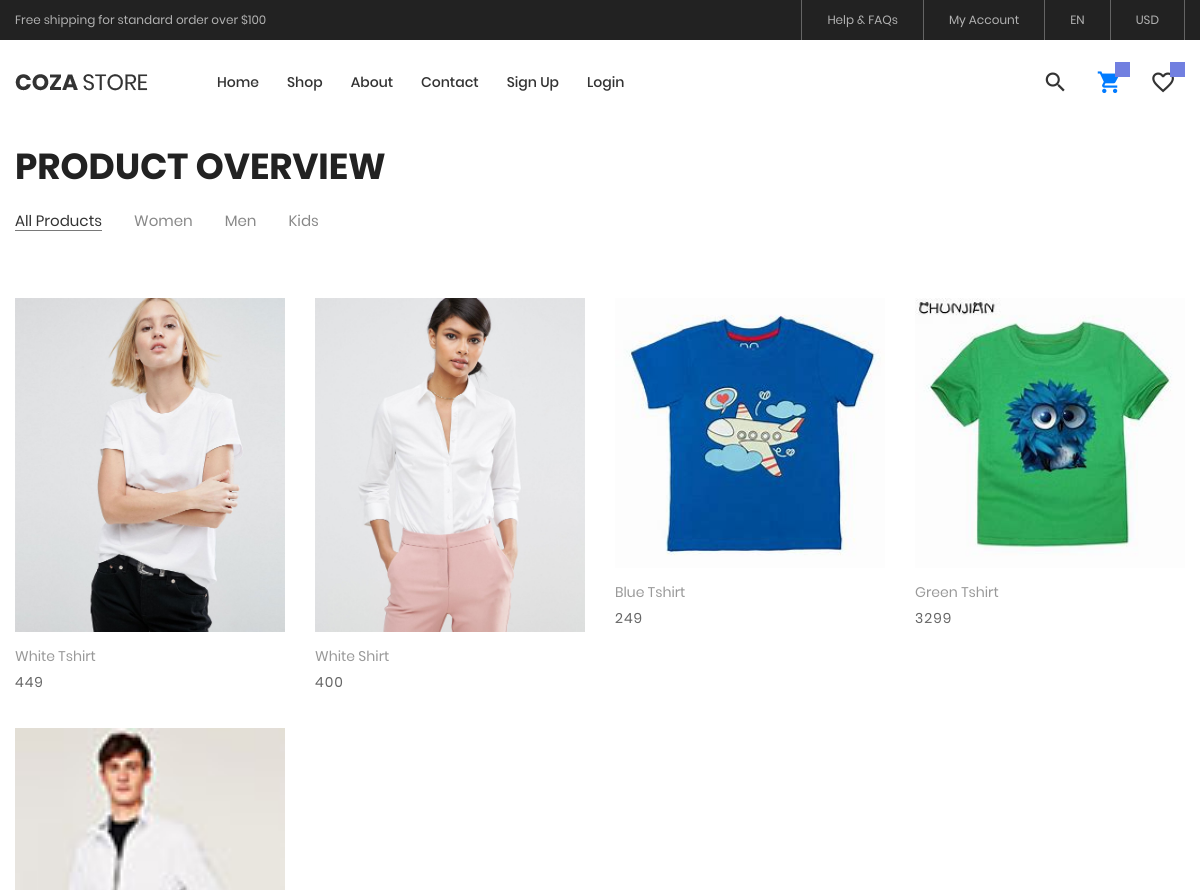
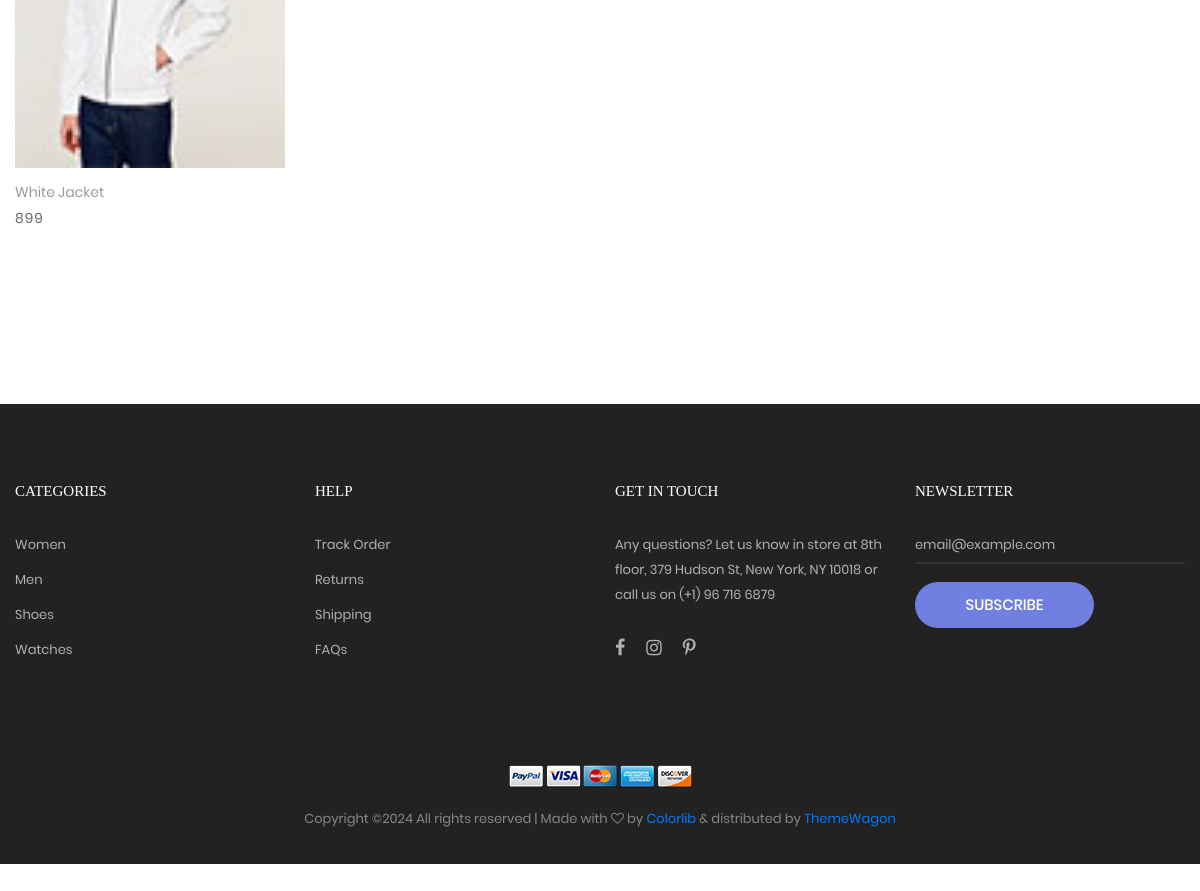
The app's page /product/ with its own data (2 pictures, top to bottom).
### myapp/models.py (models this page shows, shortened)
class Product(models.Model):
    category = (
        ("Men", "men"),
        ("Women", "Women"),
        ("Kids", "Kids"),
    )
    seller = models.ForeignKey(User, on_delete=models.CASCADE)
    product_category = models.CharField(max_length=100, choices=category)
    product_name = models.CharField(max_length=100)
    product_price = models.PositiveBigIntegerField()
    product_desc = models.TextField()
    product_image = models.ImageField(upload_to="product_image/")

### myapp/views.py (the view)
# urls.py: path('product/',views.product,name='product'),
def product(request):
	products=Product.objects.all()
	return render(request,'product.html',{'products':products})

### myapp/templates/product.html (shortened to what this page needs)
{% extends 'header.html' %}
{% load static %}
{% block content %}
<!DOCTYPE html>
<html lang="en">
<head>
</head>
<body class="animsition">
	<section class="bg0 p-t-23 p-b-140">
		<div class="container">
			<div class="p-b-10">
				<h3 class="ltext-103 cl5">
					Product Overview
				</h3>
			</div>
			<div class="flex-w flex-sb-m p-b-52">
				<div class="flex-w flex-l-m filter-tope-group m-tb-10">
					<a href="{% url 'show-product' pc='all' %}"><button class="stext-106 cl6 hov1 bor3 trans-04 m-r-32 m-tb-5 how-active1" data-filter="*">
						All Products
					</button></a>
					<a href="{% url 'show-product' pc='Women' %}"><button class="stext-106 cl6 hov1 bor3 trans-04 m-r-32 m-tb-5" data-filter=".women">
						Women
					</button>
			 		<a href="{% url 'show-product' pc='Men' %}"><button class="stext-106 cl6 hov1 bor3 trans-04 m-r-32 m-tb-5" data-filter=".men">
						Men
					</button>
					<a href="{% url 'show-product' pc='Kids' %}"><button class="stext-106 cl6 hov1 bor3 trans-04 m-r-32 m-tb-5" data-filter=".bag">
						Kids
					</button>
				</div>
			</div>
			<div class="row isotope-grid">
				{% for i in products %}
				<div class="col-sm-6 col-md-4 col-lg-3 p-b-35 isotope-item women">
					<div class="block2">
						<div class="block2-pic hov-img0">
							<img src="{{i.product_image.url}}" alt="IMG-PRODUCT">
						</div>
						<div class="block2-txt flex-w flex-t p-t-14">
							<div class="block2-txt-child1 flex-col-l ">
								<a href="product-detail.html" class="stext-104 cl4 hov-cl1 trans-04 js-name-b2 p-b-6">
									{{i.product_name}}
								</a>
								<span class="stext-105 cl3">
									{{i.product_price}}
								</span>
							</div>
						</div>
					</div>
				</div>
				{% endfor %}
			</div>
		</div>
	</section>
</body>
</html>
{% endblock %}

### myapp/templates/header.html (shortened to what this page needs)
{% load static %}
<!DOCTYPE html>
<html lang="en">
<head>
	<link rel="stylesheet" type="text/css" href="{% static 'vendor/bootstrap/css/bootstrap.min.css' %}">
	<link rel="stylesheet" type="text/css" href="{% static 'fonts/font-awesome-4.7.0/css/font-awesome.min.css' %}">
	<link rel="stylesheet" type="text/css" href="{% static 'fonts/iconic/css/material-design-iconic-font.min.css' %}">
	<link rel="stylesheet" type="text/css" href="{% static 'fonts/linearicons-v1.0.0/icon-font.min.css' %}">
	<link rel="stylesheet" type="text/css" href="{% static 'vendor/animate/animate.css' %}">
	<link rel="stylesheet" type="text/css" href="{% static 'vendor/css-hamburgers/hamburgers.min.css' %}">
	<link rel="stylesheet" type="text/css" href="{% static 'vendor/animsition/css/animsition.min.css' %}">
	<link rel="stylesheet" type="text/css" href="{% static 'vendor/select2/select2.min.css' %}">
	<link rel="stylesheet" type="text/css" href="{% static 'vendor/daterangepicker/daterangepicker.css' %}">
	<link rel="stylesheet" type="text/css" href="{% static 'vendor/slick/slick.css' %}">
	<link rel="stylesheet" type="text/css" href="{% static 'vendor/MagnificPopup/magnific-popup.css' %}">
	<link rel="stylesheet" type="text/css" href="{% static 'vendor/perfect-scrollbar/perfect-scrollbar.css' %}">
	<link rel="stylesheet" type="text/css" href="{% static 'css/util.css' %}">
	<link rel="stylesheet" type="text/css" href="{% static 'css/main.css' %}">
</head>
<body>
	<header class="header-v4">
		<div class="container-menu-desktop">
			<div class="top-bar">
				<div class="content-topbar flex-sb-m h-full container">
					<div class="left-top-bar">
						Free shipping for standard order over $100
					</div>
					<div class="right-top-bar flex-w h-full">
						<a href="#" class="flex-c-m trans-04 p-lr-25">
							Help & FAQs
						</a>
						<a href="#" class="flex-c-m trans-04 p-lr-25">
							My Account
						</a>
						<a href="#" class="flex-c-m trans-04 p-lr-25">
							EN
						</a>
						<a href="#" class="flex-c-m trans-04 p-lr-25">
							USD
						</a>
					</div>
				</div>
			</div>
			<div class="wrap-menu-desktop">
				<nav class="limiter-menu-desktop container">
					<a href="/" class="logo">
						<img src="{% static 'images/icons/logo-01.png' %}" alt="IMG-LOGO">
					</a>
					<div class="menu-desktop">
						<ul class="main-menu">
							<li>
								<a href="/">Home</a>
							</li>
							<li>
								<a href="{% url 'product' %}">Shop</a>
							</li>
							<li>
								<a href="{% url 'about' %}">About</a>
							</li>
							<li>
								<a href="{% url 'contact' %}">Contact</a>
							</li>
							{% if request.session.email %}
								<li>
									<a href="{% url 'change-password' %}">Change Password</a>
								</li>
								<li>
									<a href="{% url 'myorder' %}">My Order</a>
								</li>
								<li>
									<a href="{% url 'logout' %}">Logout({{request.session.fname}})</a>
								</li>
								<li>
									<a href="{% url 'profile' %}">
										<img src="{{request.session.profile_picture}}" style="width:50px;height: 50px;border-radius: 50%;">
									</a>
								</li>
							{% else %}
								<li>
									<a href="{% url 'signup' %}">Sign Up</a>
								</li>
								<li>
									<a href="{% url 'login' %}">Login</a>
								</li>
							{% endif %}
						</ul>
					</div>
					<div class="wrap-icon-header flex-w flex-r-m">
						<div class="icon-header-item cl2 hov-cl1 trans-04 p-l-22 p-r-11 js-show-modal-search">
							<i class="zmdi zmdi-search"></i>
						</div>
						<div class="icon-header-item cl2 hov-cl1 trans-04 p-l-22 p-r-11 icon-header-noti js-show-cart" data-notify="{{request.session.cart_count}}">
							<a href="{% url 'cart' %}" ><i class="zmdi zmdi-shopping-cart"></i></a>
						</div>
						<a href="{% url 'wishlist' %}" class="dis-block icon-header-item cl2 hov-cl1 trans-04 p-l-22 p-r-11 icon-header-noti" data-notify="{{request.session.wishlist_count}}">
							<i class="zmdi zmdi-favorite-outline"></i>
						</a>
					</div>
				</nav>
			</div>
		</div>
	</header>
	{% block content %}
	{% endblock %}
	<footer class="bg3 p-t-75 p-b-32">
		<div class="container">
			<div class="row">
				<div class="col-sm-6 col-lg-3 p-b-50">
					<h4 class="stext-301 cl0 p-b-30">
						Categories
					</h4>
					<ul>
						<li class="p-b-10">
							<a href="#" class="stext-107 cl7 hov-cl1 trans-04">
								Women
							</a>
						</li>
						<li class="p-b-10">
							<a href="#" class="stext-107 cl7 hov-cl1 trans-04">
								Men
							</a>
						</li>
						<li class="p-b-10">
							<a href="#" class="stext-107 cl7 hov-cl1 trans-04">
								Shoes
							</a>
						</li>
						<li class="p-b-10">
							<a href="#" class="stext-107 cl7 hov-cl1 trans-04">
								Watches
							</a>
						</li>
					</ul>
				</div>
				<div class="col-sm-6 col-lg-3 p-b-50">
					<h4 class="stext-301 cl0 p-b-30">
						Help
					</h4>
					<ul>
						<li class="p-b-10">
							<a href="#" class="stext-107 cl7 hov-cl1 trans-04">
								Track Order
							</a>
						</li>
						<li class="p-b-10">
							<a href="#" class="stext-107 cl7 hov-cl1 trans-04">
								Returns
							</a>
						</li>
						<li class="p-b-10">
							<a href="#" class="stext-107 cl7 hov-cl1 trans-04">
								Shipping
							</a>
						</li>
						<li class="p-b-10">
							<a href="#" class="stext-107 cl7 hov-cl1 trans-04">
								FAQs
							</a>
						</li>
					</ul>
				</div>
				<div class="col-sm-6 col-lg-3 p-b-50">
					<h4 class="stext-301 cl0 p-b-30">
						GET IN TOUCH
					</h4>
					<p class="stext-107 cl7 size-201">
						Any questions? Let us know in store at 8th floor, 379 Hudson St, New York, NY 10018 or call us on (+1) 96 716 6879
					</p>
					<div class="p-t-27">
						<a href="#" class="fs-18 cl7 hov-cl1 trans-04 m-r-16">
							<i class="fa fa-facebook"></i>
						</a>
						<a href="#" class="fs-18 cl7 hov-cl1 trans-04 m-r-16">
							<i class="fa fa-instagram"></i>
						</a>
						<a href="#" class="fs-18 cl7 hov-cl1 trans-04 m-r-16">
							<i class="fa fa-pinterest-p"></i>
						</a>
					</div>
				</div>
				<div class="col-sm-6 col-lg-3 p-b-50">
					<h4 class="stext-301 cl0 p-b-30">
						Newsletter
					</h4>
					<form>
						<div class="wrap-input1 w-full p-b-4">
							<input class="input1 bg-none plh1 stext-107 cl7" type="text" name="email" placeholder="email@example.com">
						</div>
						<div class="p-t-18">
							<button class="flex-c-m stext-101 cl0 size-103 bg1 bor1 hov-btn2 p-lr-15 trans-04">
								Subscribe
							</button>
						</div>
					</form>
				</div>
			</div>
			<div class="p-t-40">
				<div class="flex-c-m flex-w p-b-18">
					<a href="#" class="m-all-1">
						<img src="{% static 'images/icons/icon-pay-01.png' %}" alt="ICON-PAY">
					</a>
					<a href="#" class="m-all-1">
						<img src="{% static 'images/icons/icon-pay-02.png' %}" alt="ICON-PAY">
					</a>
					<a href="#" class="m-all-1">
						<img src="{% static 'images/icons/icon-pay-03.png' %}" alt="ICON-PAY">
					</a>
					<a href="#" class="m-all-1">
						<img src="{% static 'images/icons/icon-pay-04.png' %}" alt="ICON-PAY">
					</a>
					<a href="#" class="m-all-1">
						<img src="{% static 'images/icons/icon-pay-05.png' %}" alt="ICON-PAY">
					</a>
				</div>
				<p class="stext-107 cl6 txt-center">
Copyright &copy;<script>document.write(new Date().getFullYear());</script> All rights reserved | Made with <i class="fa fa-heart-o" aria-hidden="true"></i> by <a href="https://colorlib.com" target="_blank">Colorlib</a> &amp; distributed by <a href="https://themewagon.com" target="_blank">ThemeWagon</a>
				</p>
			</div>
		</div>
	</footer>
</body>
</html>

### myapp/static/css/main.css (style rules this page uses)
.container { max-width: 1380px; }
@media (max-width: 1600px) { .container { max-width: 1200px; } }
.container-menu-desktop { height: auto; width: 100%; position: relative; -webkit-transition: all 0.3s; -o-transition: all 0.3s; -moz-transition: all 0.3s; transition: all 0.3s; }
.header-v4 .container-menu-desktop { height: 124px; }
.top-bar { height: 40px; background-color: #222; }
.left-top-bar { font-family: Poppins-Regular; font-size: 12px; line-height: 1.8; color: #b2b2b2; }
.right-top-bar a { font-family: Poppins-Regular; font-size: 12px; line-height: 1.8; height: 100%; color: #b2b2b2; border-right: 1px solid rgba(255,255,255,0.3); }
.right-top-bar a:first-child { border-left: 1px solid rgba(255,255,255,0.3); }
.wrap-menu-desktop { position: fixed; z-index: 1100; background-color: transparent; width: 100%; height: 84px; top: 40px; left: 0px; -webkit-transition: height 0.3s, background-color 0.3s; -o-transition: height 0.3s, background-color 0.3s; -moz-transition: height 0.3s, background-color 0.3s; transition: height 0.3s, background-color 0.3s; }
.header-v4 .wrap-menu-desktop { background-color: #fff; }
.limiter-menu-desktop { height: 100%; display: -webkit-box; display: -webkit-flex; display: -moz-box; display: -ms-flexbox; display: flex; align-items: center; background-color: transparent; }
.logo { display: -webkit-box; display: -webkit-flex; display: -moz-box; display: -ms-flexbox; display: flex; align-items: center; height: 65%; margin-right: 55px; }
.logo img { max-width: 100%; max-height: 100%; }
.menu-desktop { display: -webkit-box; display: -webkit-flex; display: -moz-box; display: -ms-flexbox; display: flex; align-items: center; height: 100%; }
.main-menu { list-style-type: none; margin: 0; display: -webkit-box; display: -webkit-flex; display: -moz-box; display: -ms-flexbox; display: flex; align-items: center; }
.main-menu > li { display: block; position: relative; padding: 20px 10px 20px 0px; margin: 0px 4px 0px 14px; }
.main-menu > li > a { font-family: Poppins-Medium; font-size: 14px; color: #333; padding: 5px 0px; transition: all 0.4s; -webkit-transition: all 0.4s; -o-transition: all 0.4s; -moz-transition: all 0.4s; }
.wrap-icon-header { flex-grow: 1; }
.icon-header-item { position: relative; font-size: 26px; line-height: 1; cursor: pointer; }
.icon-header-noti::after { content: attr(data-notify); font-family: Poppins-Regular; font-size: 12px; color: #fff; line-height: 15px; text-align: center; display: block; position: absolute; top: -7px; right: 0; min-width: 15px; height: 15px; padding: 0 3px; background-color: #717fe0; }
.block2-pic { position: relative; }
.block2-txt-child1 { width: calc(100% - 30px); }
.cl0 { color: #fff; }
.cl2 { color: #333; }
.cl3 { color: #666; }
.cl4 { color: #999; }
.cl5 { color: #222; }
.cl6 { color: #888; }
.cl7 { color: #b2b2b2; }
.stext-101 { font-family: Poppins-Medium; font-size: 15px; line-height: 1.466667; text-transform: uppercase; }
.stext-104 { font-family: Poppins-Regular; font-size: 14px; line-height: 1.466667; }
.stext-105 { font-family: Poppins-Regular; font-size: 14px; line-height: 1.466667; letter-spacing: 1px; }
.stext-106 { font-family: Poppins-Regular; font-size: 15px; line-height: 1.2; }
.stext-107 { font-family: Poppins-Regular; font-size: 13px; line-height: 1.923; }
.stext-301 { font-family: Montserrat-Bold; font-size: 15px; line-height: 1.6; text-transform: uppercase; }
.ltext-103 { font-family: Poppins-Bold; font-size: 36px; line-height: 1.1; text-transform: uppercase; }
.size-103 { min-width: 179px; height: 46px; }
.size-201 { max-width: 270px; }
.bg-none { background-color: transparent; }
.bg0 { background-color: #fff; }
.bg1 { background-color: #717fe0; }
.bg3 { background-color: #222; }
.bor1 { border-radius: 23px; }
.bor3 { border-bottom: 1px solid transparent; }
.how-active1 { color: #333; border-color: #797979; }
.wrap-input1 { position: relative; border-bottom: 2px solid rgba(204,204,204, 0.1); }
.input1 { background-color: transparent; width: 100%; }
.hov-img0 { display: block; overflow: hidden; }
.hov-img0 img { width: 100%; -webkit-transition: transform 0.9s ease; -o-transition: transform 0.9s ease; -moz-transition: transform 0.9s ease; transition: transform 0.9s ease; }

### records on screen
Product: product_image (picture), product_name "White Tshirt", product_price "449"
Product: product_image (picture), product_name "White Shirt", product_price "400"
Product: product_image (picture), product_name "Blue Tshirt", product_price "249"
Product: product_image (picture), product_name "Green Tshirt", product_price "3299"
Product: product_image (picture), product_name "White Jacket", product_price "899"
